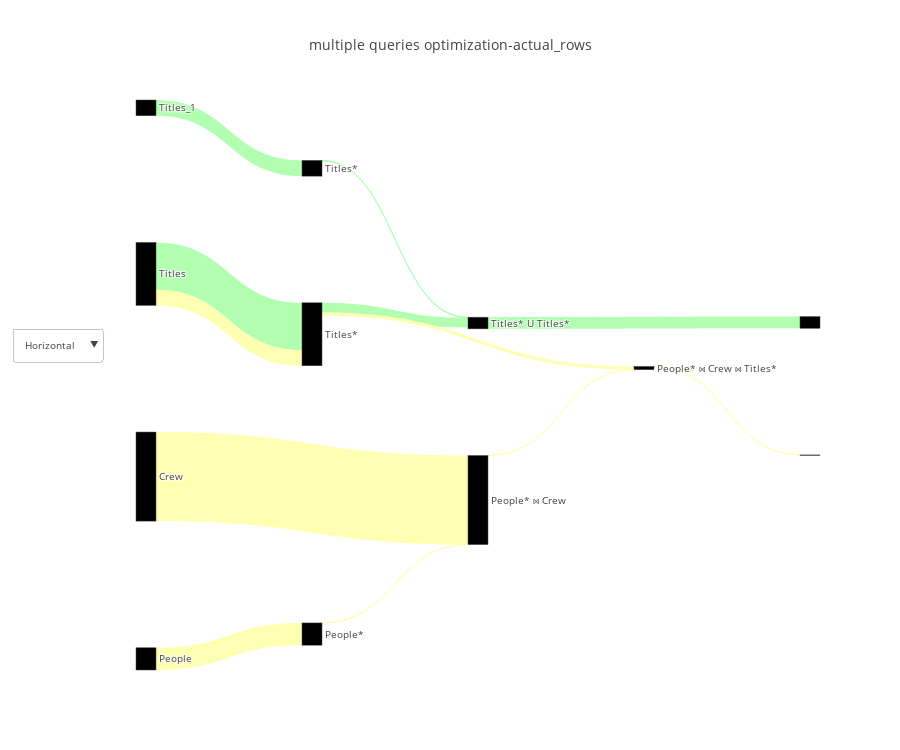

Write notebook code for a chart like this one.
### Markdown cell above
We can see that the same logical operations can share the same nodes and each query gets its own color (hue), the first query is  represented in yellow and the second query is  represented in green.

In terms of optimizing our queries, we can see that only a few rows are retrieved from the People* ⋈ Crew due to the filter on the People relation and the same goes for Title relation filtered, which indicates there might be a good candidate for optimization. 

To get more information, we created another Sankey that represents the duration of our example, and it can be seen in the next cell.

### Code cell
query_renderer.vizualize(flow_df, metrics=["actual_rows"], title="multiple queries optimization",open_=False)

### Figure 1 — Plotly figure (JSON) as saved in the notebook; plotly's stock layout.template omitted (floating-point values rounded to 4 significant figures)
{"data": [{"link": {"color": ["#ffffb2", "#ffffb2", "#ffffb2", "#ffffb2", "#ffffb2", "#b2ffb2", "#b2ffb2", "#b2ffb2", "#ffffb2", "#b2ffb2", "#ffffb2", "#b2ffb2"], "label": ["\nDescription: Finds relevant records by sequentially scanning the input record set. When reading from a table, Seq Scans (unlike Index Scans) perform a single read operation (only the table is read).", "\nDescription: Filter relation to hold only relevant records.Filter condition: (people.name = ANY ('{\"Owen Wilson\",\"Adam Sandler\",\"Jason Segel\"}'::text[]))", "\nDescription: Finds relevant records by sequentially scanning the input record set. When reading from a table, Seq Scans (unlike Index Scans) perform a single read operation (only the table is read).", "\nDescription: Joins to record sets by hashing one of them (using a Hash Scan).Inner Join with (crew.person_id = people.person_id)", "\nDescription: Joins to record sets by hashing one of them (using a Hash Scan).Inner Join with (titles.title_id = crew.title_id)", "\nDescription: Finds relevant records by sequentially scanning the input record set. When reading from a table, Seq Scans (unlike Index Scans) perform a single read operation (only the table is read).", "\nDescription: Filter relation to hold only relevant records.Filter condition: (titles_1.genres ~~ '%Action%'::text)", "\nDescription: Finds relevant records by sequentially scanning the input record set. When reading from a table, Seq Scans (unlike Index Scans) perform a single read operation (only the table is read).", "\nDescription: Finds relevant records by sequentially scanning the input record set. When reading from a table, Seq Scans (unlike Index Scans) perform a single read operation (only the table is read).", "\nDescription: Filter relation to hold only relevant records.Filter condition: (titles.genres ~~ '%Comedy%'::text)", "\nDescription: Filter relation to hold only relevant records.Filter condition: (titles.genres ~~ '%Comedy%'::text)", "\nDescription: Used in a UNION to merge multiple record sets by appending them together."], "source": [0, 1, 2, 3, 4, 5, 6, 7, 7, 8, 8, 9], "target": [1, 3, 3, 4, 11, 6, 9, 8, 8, 9, 4, 10], "value": [3560478, 3, 14269149, 572, 188, 2522032, 104355, 7566096, 2522032, 1555693, 518564, 1868758]}, "node": {"color": ["black", "black", "black", "black", "black", "black", "black", "black", "black", "black", "black", "black"], "label": ["People", "People*", "Crew", "People* ⋈ Crew", "People* ⋈ Crew ⋈ Titles*", "Titles_1", "Titles*", "Titles", "Titles*", "Titles* U Titles*"], "pad": 200}, "orientation": "h", "type": "sankey", "valueformat": ",", "valuesuffix": [" Rows", " Rows", " Rows", " Rows", " Rows", " Rows", " Rows", " Rows", " Rows", " Rows", " Rows", " Rows"]}], "layout": {"font": {"size": 10}, "height": 750, "title": "multiple queries optimization-actual_rows", "updatemenus": [{"buttons": [{"args": ["orientation", "h"], "label": "Horizontal", "method": "restyle"}, {"args": ["orientation", "v"], "label": "Vertical", "method": "restyle"}], "y": 0.6}]}}
